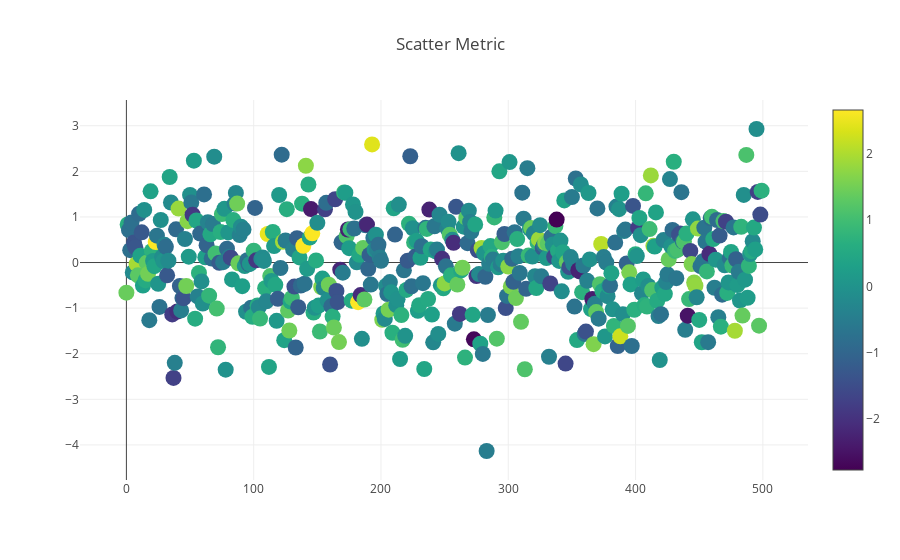

The notebook cell saved with this chart:
### Markdown cell above
## Metric 1

### Code cell
# Create random data with numpy
import numpy as np

trace1 = go.Scatter(
    y = np.random.randn(500),
    mode='markers',
    marker=dict(
        size=16,
        color = np.random.randn(500), #set color equal to a variable
        colorscale='Viridis',
        showscale=True
    )
)
data = [trace1]

# Plot and embed in ipython notebook!
plotly.offline.iplot({
    "data": data,
    "layout": go.Layout(title="Scatter Metric")
},
    image='png',
    filename='scatterplot',
)

### Figure 1 — Plotly figure (JSON) as saved in the notebook; plotly's stock layout.template omitted (floating-point values rounded to 4 significant figures; data arrays with more than 128 entries replaced by an {"elided": "..."} marker saying what was removed)
{"data": [{"marker": {"color": {"elided": "500 float values"}, "colorscale": "Viridis", "showscale": true, "size": 16}, "mode": "markers", "type": "scatter", "uid": "58138daa-0394-4b02-9482-2814ed299b01", "y": {"elided": "500 float values"}}], "layout": {"title": {"text": "Scatter Metric"}}}
